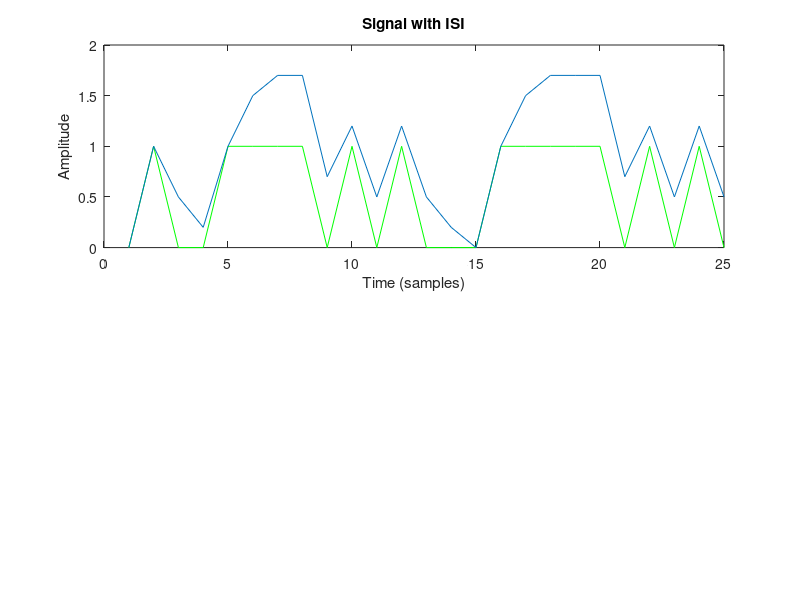

This chart was generated by the following MATLAB code:
% Generate a square signal
t = linspace(0,1,1000);
x = randi([0,1],1,25);

% Add ISI to the signal
h = [1 0.5 0.2];
isi = filter(h,1,x);

% Plot the results
figure;
subplot(2,1,1);
plot(x,'g');
title('Original Signal');
xlabel('Time (samples)');
ylabel('Amplitude');
hold on
plot(isi);
title('Signal with ISI');
xlabel('Time (samples)');
ylabel('Amplitude');


